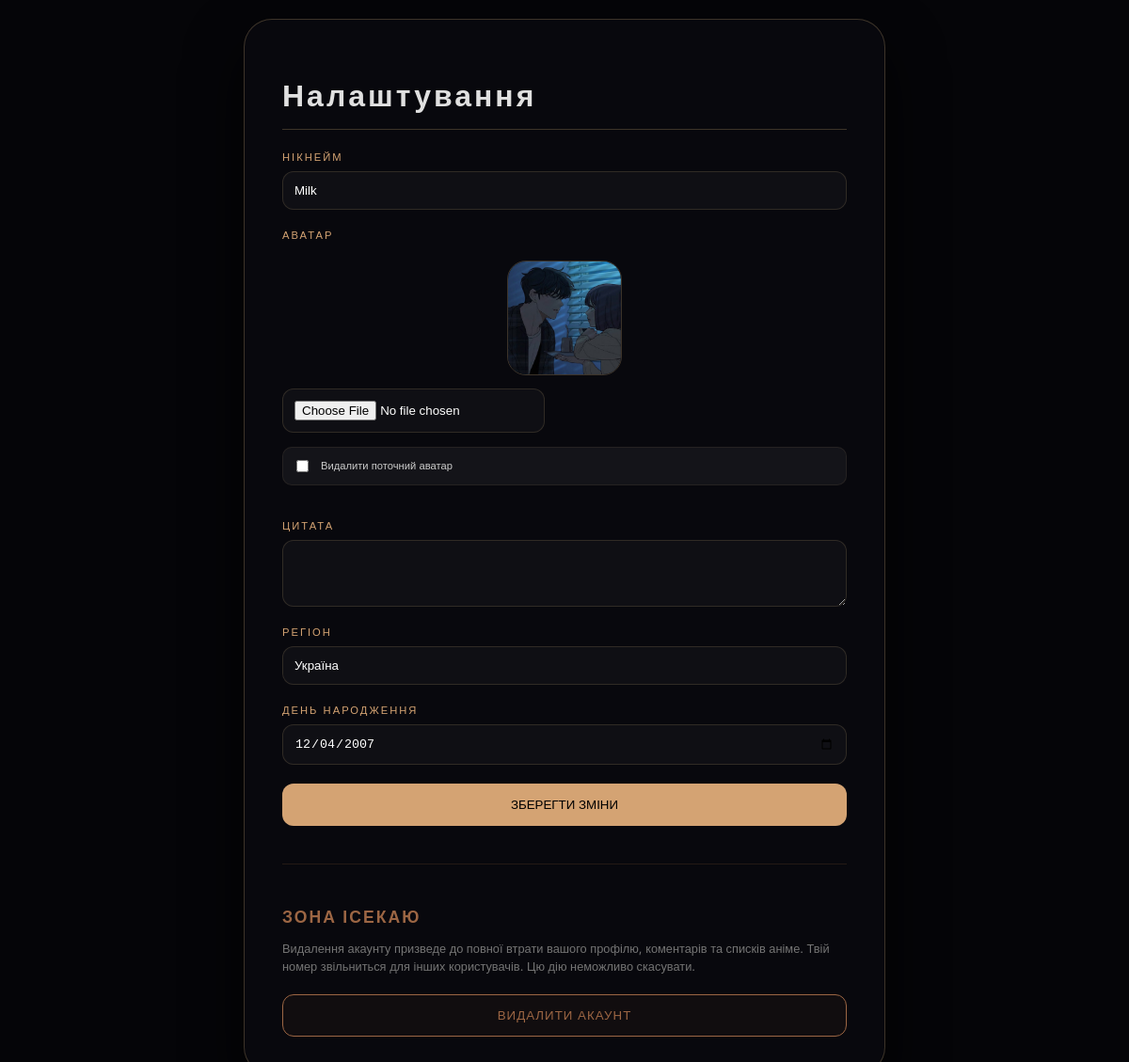
Screenshot of /profiles/settings/ (signed in) with the database file from the repository.
### profiles/models.py (models this page shows, shortened)
class Profile(models.Model):
    user = models.OneToOneField(User, on_delete=models.CASCADE)
    account_number = models.IntegerField("Номер акаунту", unique=True, null=True, blank=True, editable=False)
    nickname = models.CharField("Нікнейм", max_length=100, blank=True)
    avatar = models.ImageField("Аватар", upload_to='avatars/', null=True, blank=True)
    bio = models.TextField("Про себе", max_length=500, blank=True)
    birth_date = models.DateField("Дата народження", null=True, blank=True)
    region = models.CharField("Регіон", max_length=100, blank=True, default="Священні землі")
    class Meta:
        verbose_name = "Профіль"
        verbose_name_plural = "Профілі"

### profiles/views.py (the view, shortened to what this page needs)
# urls.py: path('settings/', views.profile_settings, name='profile_settings'),
@login_required
def profile_settings(request):
    profile = request.user.profile
    return render(request, 'profiles/settings.html', {'profile': profile})

### profiles/templates/profiles/settings.html (shortened to what this page needs)
<!DOCTYPE html>
<html lang="uk">
<head>
</head>
<body>
    <div class="settings-container">
        <h1>Налаштування</h1>
        <form method="post" enctype="multipart/form-data">
            <div class="form-group">
                <p><label>Нікнейм</label><input type="text" name="nickname" value="{{ profile.nickname }}"></p>
                <p>
                    <label>Аватар</label>
                    <div style="text-align: center;">
                        {% if profile.avatar %}
                            <img id="avatar-preview" src="{{ profile.avatar.url }}" style="width: 120px; height: 120px; border-radius: 20px; object-fit: cover; border: 1px solid var(--border-gold); margin-bottom: 10px;">
                        {% else %}
                            <div id="avatar-preview-placeholder" class="avatar-placeholder">пропало всьо</div>
                            <img id="avatar-preview" src="" style="display: none; width: 120px; height: 120px; border-radius: 20px; object-fit: cover; border: 1px solid var(--border-gold); margin: 0 auto 10px;">
                        {% endif %}
                    </div>
                    <input type="file" name="avatar" id="avatar-input" accept="image/*">
                    <div style="margin-top: 15px; display: flex; align-items: center; gap: 10px; background: rgba(255, 255, 255, 0.05); padding: 10px; border-radius: 10px; border: 1px solid rgba(181, 154, 109, 0.1);">
                        <input type="checkbox" name="avatar-clear" id="avatar-clear_id" style="width: auto; cursor: pointer;">
                        <label for="avatar-clear_id" style="text-transform: none; letter-spacing: 0; color: #ccc; cursor: pointer;">Видалити поточний аватар</label>
                    </div>
                </p>
                <p><label>Цитата</label><textarea name="bio" rows="3">{{ profile.bio }}</textarea></p>
                <p><label>Регіон</label><input type="text" name="region" value="{{ profile.region|default:'Священні землі' }}"></p>
                <p><label>День народження</label><input type="date" name="birth_date" value="{{ profile.birth_date|date:'Y-m-d' }}"></p>
            </div>
            <button type="submit" class="btn-save">Зберегти зміни</button>
        </form>
        <div class="danger-zone" style="margin-top: 40px; border-top: 1px solid rgba(122, 82, 48, 0.25); padding-top: 30px; text-align: left;">
            <h2 style="font-family: 'Space Grotesk', sans-serif; color: #9c6644; letter-spacing: 2px; font-size: 1.1rem; margin-bottom: 12px; text-transform: uppercase;">Зона ісекаю</h2>
            <p style="font-size: 0.8em; color: rgba(224, 224, 220, 0.5); margin-bottom: 20px; line-height: 1.5;">
                Видалення акаунту призведе до повної втрати вашого профілю, коментарів та списків аніме. Твій номер звільниться для інших користувачів. Цю дію неможливо скасувати.
            </p>
            <form action="{% url 'profiles:delete_account' %}" method="post" onsubmit="return confirm('Видатили?');">
                <button type="submit" style="width: 100%; background: rgba(122, 82, 48, 0.08); color: #9c6644; border: 1px solid #9c6644; padding: 14px; border-radius: 12px; font-weight: 500; cursor: pointer; transition: 0.3s; text-transform: uppercase; letter-spacing: 1px;" onmouseenter="this.style.background='#9c6644'; this.style.color='#000'; this.style.boxShadow='0 0 25px rgba(156, 102, 68, 0.4)';" onmouseleave="this.style.background='rgba(122, 82, 48, 0.08)'; this.style.color='#9c6644'; this.style.boxShadow='none';">
                    Видалити акаунт
                </button>
            </form>
        </div>
    </div>
</body>
</html>

### profiles/templates/profiles/settings.html (style rules this page uses)
:root { --widget-bg: rgba(10, 10, 15, 0.85); --border-gold: rgba(181, 154, 109, 0.3); --accent: #d4a373; }
body { margin: 0; background: #050508; color: #e0e0e0; font-family: 'Inter', sans-serif; display: flex; justify-content: center; align-items: center; min-height: 100vh; padding: 20px; }
.settings-container { width: 100%; max-width: 600px; background: var(--widget-bg); backdrop-filter: blur(20px); border: 1px solid var(--border-gold); border-radius: 30px; padding: 40px; box-shadow: 0 30px 60px rgba(0,0,0,0.8); }
h1 { font-family: 'Space Grotesk', sans-serif; letter-spacing: 3px; border-bottom: 1px solid var(--border-gold); padding-bottom: 15px; }
.form-group p { margin-bottom: 20px; display: flex; flex-direction: column; gap: 8px; }
label { font-size: 0.7rem; color: var(--accent); text-transform: uppercase; letter-spacing: 2px; }
input, textarea { background: rgba(255, 255, 255, 0.03); border: 1px solid rgba(181, 154, 109, 0.2); border-radius: 12px; padding: 12px; color: #fff; outline: none; }
#avatar-preview { width: 120px; height: 120px; border-radius: 20px; object-fit: cover; border: 1px solid var(--border-gold); margin-bottom: 10px; }
.btn-save { width: 100%; background: var(--accent); color: #000; border: none; padding: 15px; border-radius: 12px; font-weight: 500; cursor: pointer; transition: 0.3s; text-transform: uppercase; }

### rows the page displays
Profile: nickname "Milk", avatar (picture), region "Україна", birth_date "12/04/2007"
